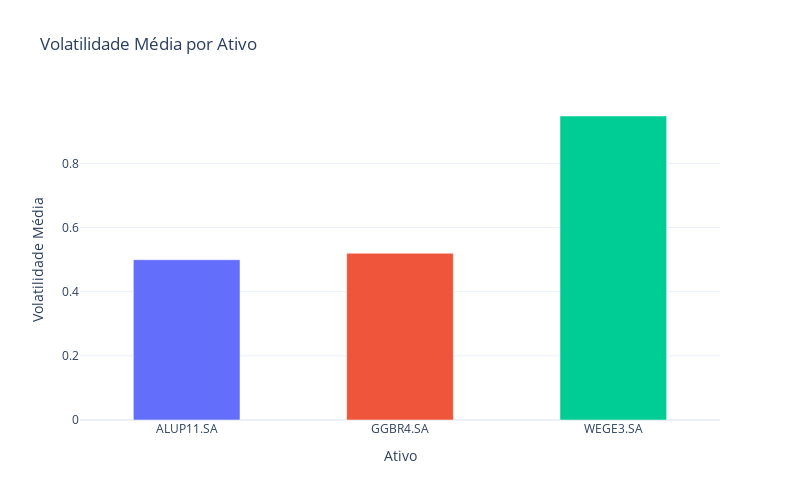

Notebook cell for this chart:
### Code cell
# Filtrando para remover o ^BVSP
dados_filtered = dados[dados.index.get_level_values('Ticker') != '^BVSP']

# Calculando a volatilidade média
vol_media = dados_filtered.groupby('Ticker')['Amplitude'].mean().round(4)

# Criando um DataFrame para facilitar a visualização
vol_df = pd.DataFrame(vol_media).reset_index()
vol_df.columns = ['Ativo', 'Volatilidade Média']

# Exibindo a tabela
print("\nVolatilidade Média por Ativo:")
print(vol_df.to_string(index=False))

# Criando o gráfico de barras
fig = px.bar(vol_df, 
             x='Ativo', 
             y='Volatilidade Média',
             title='Volatilidade Média por Ativo',
             color='Ativo',
             template='plotly_white')

fig.update_layout(
    showlegend=False,
    yaxis_title='Volatilidade Média',
    xaxis_title='Ativo',
    # Ajustando a largura das barras
    bargap=0.5,  # Espaço entre as barras (0 a 1)
    height=500,  # Altura do gráfico
    width=800    # Largura do gráfico
)

# Customizando o hover
fig.update_traces(
    hovertemplate="<br>".join([
        "Data: %{x}",
        "Amplitude: %{y:.2f}",
        "<extra></extra>"
    ])
)

fig.show()

### Figure 1 — Plotly figure (JSON) as saved in the notebook; plotly's stock layout.template omitted (floating-point values rounded to 4 significant figures)
{"data": [{"alignmentgroup": "True", "hovertemplate": "Data: %{x}<br>Amplitude: %{y:.2f}<br><extra></extra>", "legendgroup": "ALUP11.SA", "marker": {"color": "#636efa", "pattern": {"shape": ""}}, "name": "ALUP11.SA", "offsetgroup": "ALUP11.SA", "orientation": "v", "showlegend": true, "textposition": "auto", "type": "bar", "x": ["ALUP11.SA"], "xaxis": "x", "y": [0.4998], "yaxis": "y"}, {"alignmentgroup": "True", "hovertemplate": "Data: %{x}<br>Amplitude: %{y:.2f}<br><extra></extra>", "legendgroup": "GGBR4.SA", "marker": {"color": "#EF553B", "pattern": {"shape": ""}}, "name": "GGBR4.SA", "offsetgroup": "GGBR4.SA", "orientation": "v", "showlegend": true, "textposition": "auto", "type": "bar", "x": ["GGBR4.SA"], "xaxis": "x", "y": [0.5198], "yaxis": "y"}, {"alignmentgroup": "True", "hovertemplate": "Data: %{x}<br>Amplitude: %{y:.2f}<br><extra></extra>", "legendgroup": "WEGE3.SA", "marker": {"color": "#00cc96", "pattern": {"shape": ""}}, "name": "WEGE3.SA", "offsetgroup": "WEGE3.SA", "orientation": "v", "showlegend": true, "textposition": "auto", "type": "bar", "x": ["WEGE3.SA"], "xaxis": "x", "y": [0.9478], "yaxis": "y"}], "layout": {"bargap": 0.5, "barmode": "relative", "height": 500, "legend": {"title": {"text": "Ativo"}, "tracegroupgap": 0}, "showlegend": false, "title": {"text": "Volatilidade Média por Ativo"}, "width": 800, "xaxis": {"anchor": "y", "categoryarray": ["ALUP11.SA", "GGBR4.SA", "WEGE3.SA"], "categoryorder": "array", "domain": [0, 1], "title": {"text": "Ativo"}}, "yaxis": {"anchor": "x", "domain": [0, 1], "title": {"text": "Volatilidade Média"}}}}
